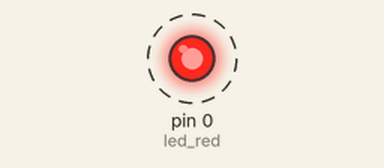
Recording of a program running on a simulated MicroPython board. Shown: output pins drawn as LEDs (lit = HIGH). Dashed ring = blinking.

Above: at 0.2 s.
Timing chart, 0 to 3.0 s (numbered marks = the images above):
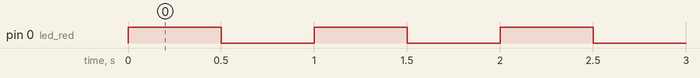

Measured:
- by itself, pin 0 (led_red): alternates HIGH for 0.50 s and LOW for 0.50 s

The program:

ejemplo1.py
```python
from machine import Pin
import utime

# declaracion de pines

led_red = Pin(0,Pin.OUT)

# Espacio de trabajo :

while True:

    led_red.value(1)
    utime.sleep_ms(500)
    led_red.value(0)
    utime.sleep_ms(500)
```
